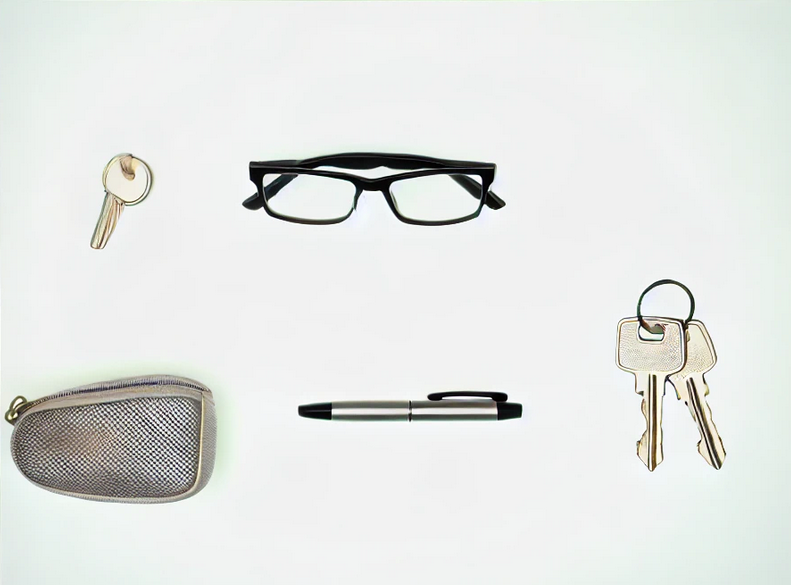
#> input picture input_a.png, 791 x 585 px
$ jupyter execute --allow-errors Binod_bk_task_6_segment_objects_in_background.ipynb   (older library calls are emulated)
#> lines starting #> are read from the running program, lines starting #| are printed output that depends on the picture; after the words box and inside, x2 and y2 are one past the last pixel; in counts of white or black regions, pixels touching at a corner belong together
[cell 1]
import cv2
import numpy as np
import matplotlib.pyplot as plt

[cell 2]
# Load the image
image = cv2.imread('input_a.png')  # Replace with your input file name
#> image is the input picture: shape (585, 791, 3); mean B, G, R 227.5, 229.9, 227.5
gray = cv2.cvtColor(image, cv2.COLOR_BGR2GRAY)  # Convert to grayscale

[cell 3]
_, simple_thresh = cv2.threshold(gray, 127, 255, cv2.THRESH_BINARY)
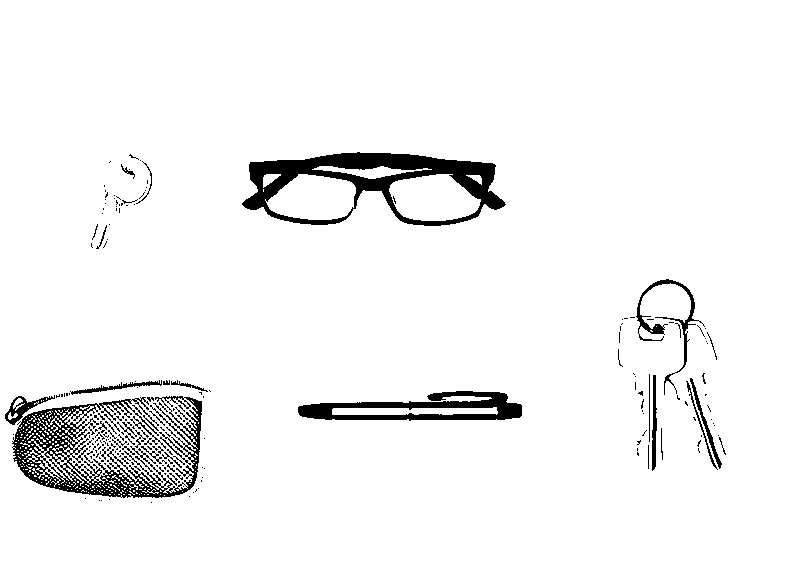
#> simple_thresh: shape (585, 791); 95.2% white; 226 black regions (184 under 20 px), largest, box (x1, y1, x2, y2) and area: (242, 152, 506, 226) 7195, (12, 396, 202, 498) 6833, (298, 391, 522, 421) 3279

[cell 4]
adaptive_thresh = cv2.adaptiveThreshold(
    gray, 255, cv2.ADAPTIVE_THRESH_MEAN_C, cv2.THRESH_BINARY, 11, 2
)
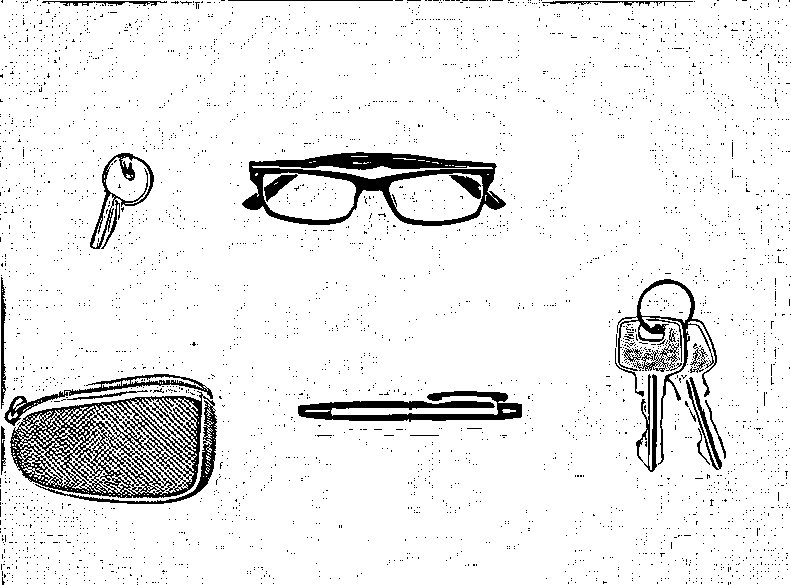
#> adaptive_thresh: shape (585, 791); 92.6% white; 3721 black regions (3695 under 20 px), largest, box (x1, y1, x2, y2) and area: (10, 391, 217, 504) 10119, (242, 152, 506, 226) 6086, (298, 391, 522, 422) 3319

[cell 5]
_, otsu_thresh = cv2.threshold(gray, 0, 255, cv2.THRESH_BINARY + cv2.THRESH_OTSU)
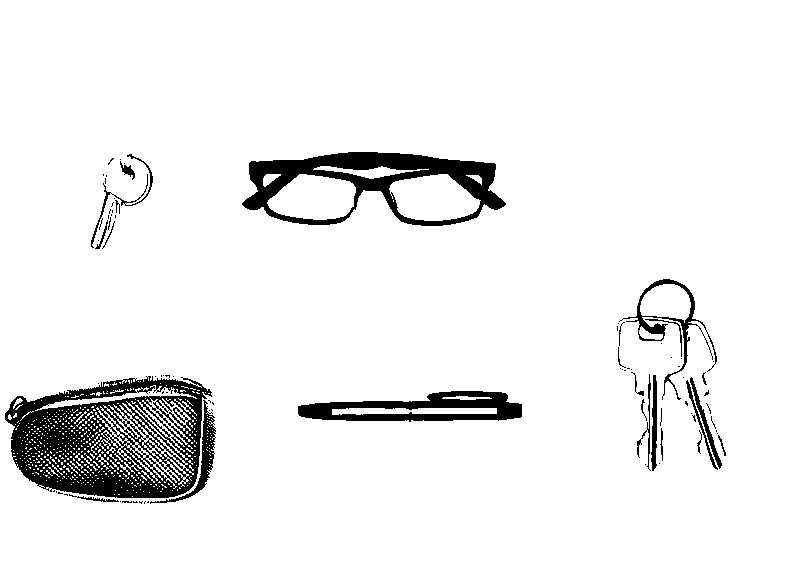
#> otsu_thresh: shape (585, 791); 93.4% white; 87 black regions (63 under 20 px), largest, box (x1, y1, x2, y2) and area: (5, 376, 212, 498) 14202, (242, 152, 506, 226) 7586, (298, 391, 522, 422) 3757

$ run again, with input_b.png copied over input_a.png
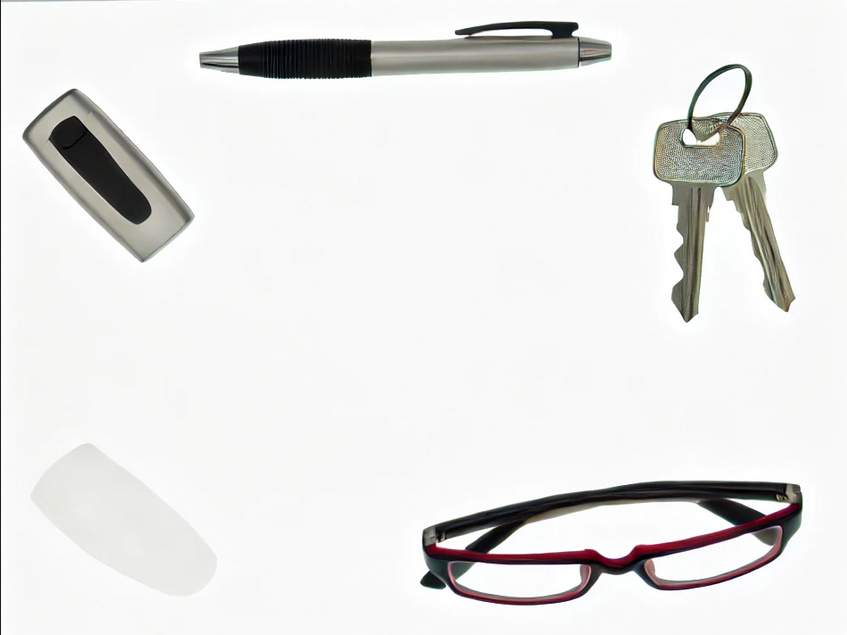
#> input picture input_b.png, 847 x 635 px
#> image is the input picture: shape (635, 847, 3); mean B, G, R 229.3, 230.4, 230.8
#> `_, simple_thresh = cv2.threshold(gray, 127, 255, cv2.THRESH_BINARY)`:
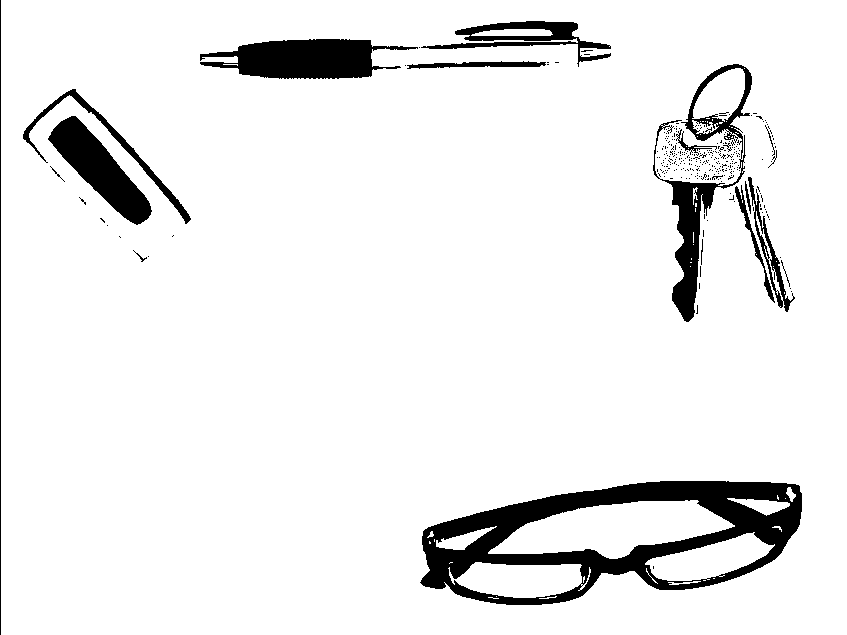
#> simple_thresh: shape (635, 847); 92.6% white; 315 black regions (295 under 20 px), largest, box (x1, y1, x2, y2) and area: (420, 481, 802, 605) 17730, (200, 39, 418, 79) 5466, (653, 64, 752, 322) 4872
#> adaptive_thresh: shape (635, 847); 90.9% white; 3868 black regions (3851 under 20 px), largest, box (x1, y1, x2, y2) and area: (420, 481, 803, 605) 15077, (653, 64, 795, 323) 8918, (374, 21, 612, 76) 5682
#> `_, otsu_thresh = cv2.threshold(gray, 0, 255, cv2.THRESH_BINARY + cv2.T..`:
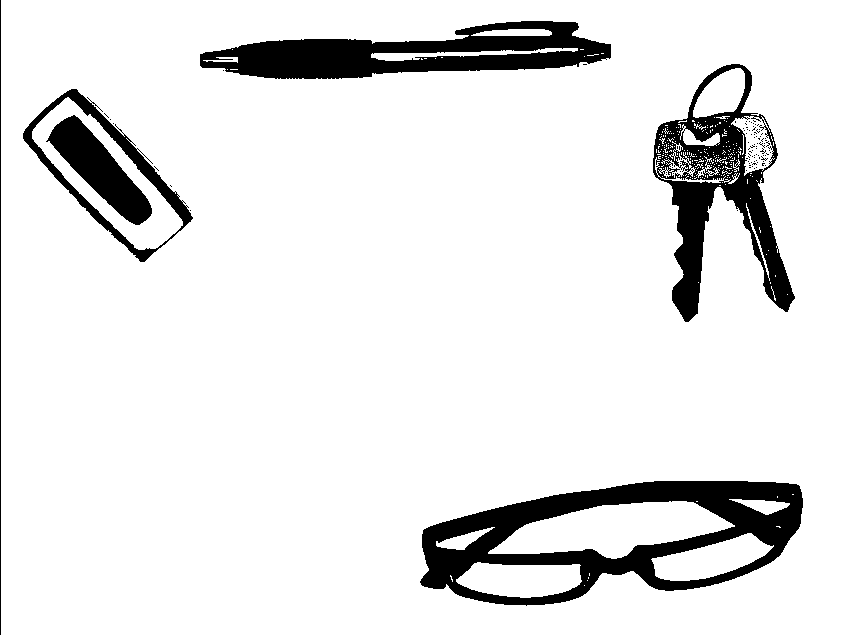
#> otsu_thresh: shape (635, 847); 90.2% white; 101 black regions (95 under 20 px), largest, box (x1, y1, x2, y2) and area: (420, 481, 803, 606) 18925, (200, 21, 611, 79) 12947, (653, 64, 795, 322) 12207, (46, 115, 152, 225) 4400, (23, 89, 193, 262) 3653, (0, 0, 1, 635) 635
